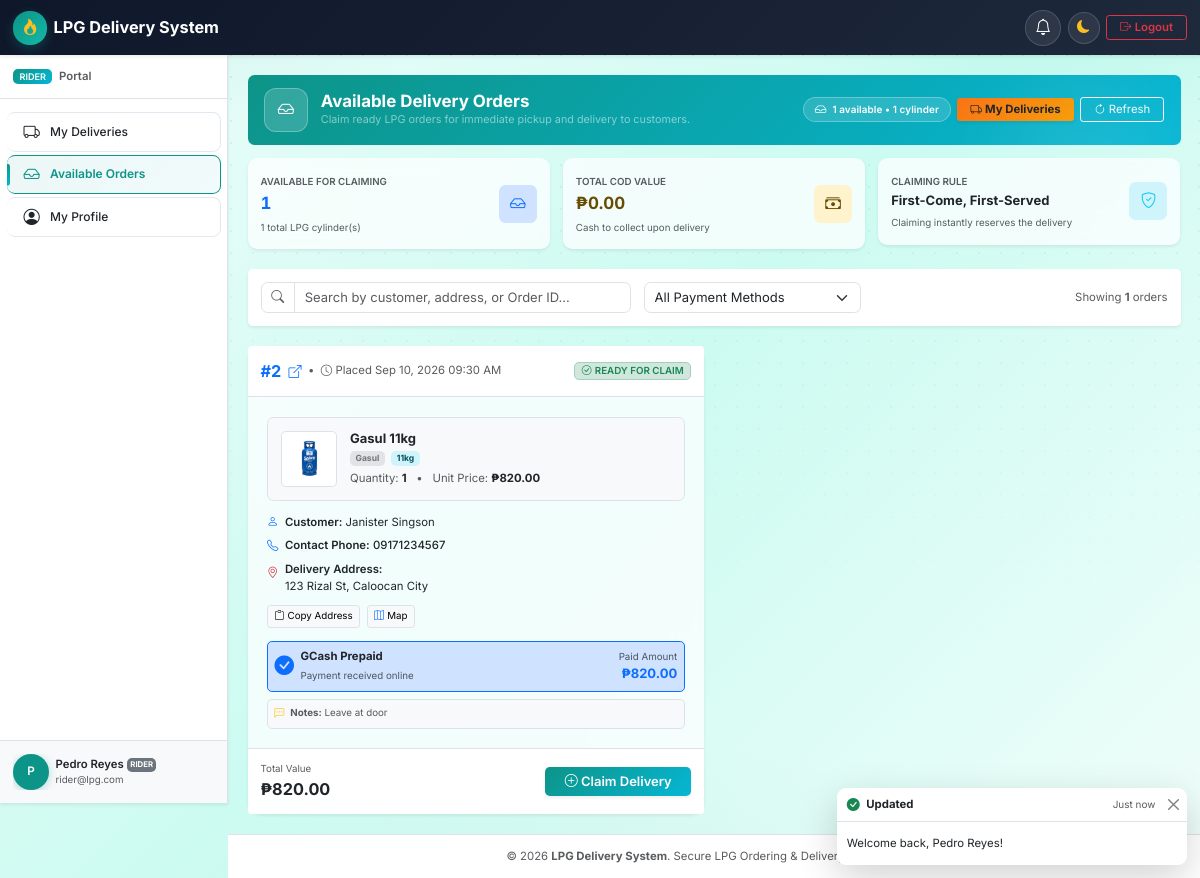
Screenshot of /pages/rider/available.php (signed in) with the database file from the repository.
### tables this page shows
CREATE TABLE `orders` (
  `id` int(11) NOT NULL AUTO_INCREMENT,
  `customer_id` int(11) NOT NULL,
  `product_id` int(11) NOT NULL,
  `rider_id` int(11) DEFAULT NULL,
  `quantity` int(10) unsigned NOT NULL,
  `unit_price` decimal(10,2) NOT NULL,
  `total_amount` decimal(10,2) NOT NULL,
  `payment_method` enum('cod','gcash') NOT NULL DEFAULT 'cod',
  `payment_reference` varchar(64) DEFAULT NULL,
  `payment_id` varchar(64) DEFAULT NULL,
  `payment_status` enum('unpaid','paid','failed') NOT NULL DEFAULT 'unpaid',
  `refund_status` enum('none','requested','refunded','failed','rejected') NOT NULL DEFAULT 'none',
  `refund_reference` varchar(64) DEFAULT NULL,
  `refund_reason` varchar(255) DEFAULT NULL,
  `refund_requested_at` datetime DEFAULT NULL,
  `refund_processed_at` datetime DEFAULT NULL,
  `cancel_reason` varchar(255) DEFAULT NULL,
  `paid_at` datetime DEFAULT NULL,
  `status` enum('pending_payment','pending','approved','ready_for_delivery','picked_up','out_for_delivery','delivered','cancelled') NOT NULL DEFAULT 'pending',
  `delivery_address` text NOT NULL,
  `delivery_latitude` decimal(10,7) DEFAULT NULL,
  `delivery_longitude` decimal(10,7) DEFAULT NULL,
  `contact_phone` varchar(20) NOT NULL,
  `notes` text DEFAULT NULL,
  `created_at` timestamp NOT NULL DEFAULT current_timestamp(),
  `updated_at` timestamp NOT NULL DEFAULT current_timestamp() ON UPDATE current_timestamp(),
  `delivered_at` timestamp NULL DEFAULT NULL,
  PRIMARY KEY (`id`),
  KEY `fk_orders_product` (`product_id`),
  KEY `idx_customer` (`customer_id`),
  KEY `idx_rider` (`rider_id`),
  KEY `idx_status` (`status`),
  KEY `idx_created` (`created_at`),
  KEY `idx_payment_reference` (`payment_reference`),
  KEY `idx_payment_id` (`payment_id`),
  KEY `idx_refund_status` (`refund_status`),
  CONSTRAINT `fk_orders_customer` FOREIGN KEY (`customer_id`) REFERENCES `users` (`id`) ON DELETE CASCADE,
  CONSTRAINT `fk_orders_product` FOREIGN KEY (`product_id`) REFERENCES `products` (`id`),
  CONSTRAINT `fk_orders_rider` FOREIGN KEY (`rider_id`) REFERENCES `users` (`id`) ON DELETE SET NULL
);

CREATE TABLE `products` (
  `id` int(11) NOT NULL AUTO_INCREMENT,
  `name` varchar(255) NOT NULL,
  `brand` varchar(255) NOT NULL,
  `weight` varchar(50) NOT NULL,
  `price` decimal(10,2) NOT NULL,
  `stock` int(10) unsigned NOT NULL DEFAULT 0,
  `image_url` varchar(500) DEFAULT NULL,
  `status` enum('active','inactive') NOT NULL DEFAULT 'active',
  `created_at` timestamp NOT NULL DEFAULT current_timestamp(),
  `updated_at` timestamp NOT NULL DEFAULT current_timestamp() ON UPDATE current_timestamp(),
  PRIMARY KEY (`id`),
  KEY `idx_brand` (`brand`),
  KEY `idx_status` (`status`)
);

CREATE TABLE `users` (
  `id` int(11) NOT NULL AUTO_INCREMENT,
  `full_name` varchar(255) NOT NULL,
  `email` varchar(255) NOT NULL,
  `password` varchar(255) NOT NULL,
  `role` enum('customer','admin','rider') NOT NULL DEFAULT 'customer',
  `phone` varchar(20) NOT NULL,
  `address` text NOT NULL,
  `valid_id_path` varchar(500) DEFAULT NULL,
  `status` enum('active','inactive','suspended') NOT NULL DEFAULT 'active',
  `created_at` timestamp NOT NULL DEFAULT current_timestamp(),
  `updated_at` timestamp NOT NULL DEFAULT current_timestamp() ON UPDATE current_timestamp(),
  PRIMARY KEY (`id`),
  UNIQUE KEY `email` (`email`),
  KEY `idx_role` (`role`),
  KEY `idx_status` (`status`)
);

### pages/rider/available.php (the view, shortened to what the rows shown need)
<?php
require_once __DIR__ . '/../../includes/helpers.php';
require_once __DIR__ . '/../../classes/Order.php';
$db = Database::connect();
$orderModel = new Order($db);
$availableOrders = $orderModel->getAvailableForRider();
require_once __DIR__ . '/../../templates/header.php';
?>
<div class="container-fluid px-0" id="riderAvailableContainer">
    <?php if (empty($availableOrders)): ?>
        <div class="card border-0 shadow-sm p-5 text-center my-4">
            <div class="mb-3 text-muted">
                <i class="bi bi-check2-circle fs-1 text-success opacity-75"></i>
            </div>
            <h5 class="fw-bold">All caught up!</h5>
            <p class="text-muted small mb-3">There are no orders currently waiting for rider pickup. Check back shortly for incoming orders.</p>
            <div>
                <a href="<?= url('pages/rider/deliveries.php') ?>" class="btn btn-primary px-4">
                    <i class="bi bi-truck me-1"></i>View My Active Deliveries
                </a>
            </div>
        </div>
    <?php else: ?>
        <div class="row g-4" id="availableOrdersList">
            <?php foreach ($availableOrders as $order): ?>
                <?php
                $orderId = (int)$order['id'];
                $customerName = (string)($order['customer_name'] ?? 'Customer');
                $contactPhone = (string)($order['contact_phone'] ?? $order['customer_phone'] ?? '');
                $deliveryAddress = (string)($order['delivery_address'] ?? '');
                $productName = (string)($order['product_name'] ?? 'LPG Cylinder');
                $brand = (string)($order['product_brand'] ?? $order['brand'] ?? '');
                $weight = (string)($order['product_weight'] ?? $order['weight'] ?? '');
                $quantity = (int)($order['quantity'] ?? 1);
                $unitPrice = (float)($order['unit_price'] ?? 0);
                $totalAmount = (float)($order['total_amount'] ?? 0);
                $paymentMethod = strtoupper((string)($order['payment_method'] ?? 'COD'));
                $notes = (string)($order['notes'] ?? '');
                $createdAt = (string)($order['created_at'] ?? '');
                $productImage = (string)($order['product_image'] ?? $order['image_url'] ?? '');
                ?>
                <div class="col-lg-6 available-order-item"
                     data-order-id="<?= $orderId ?>"
                     data-customer="<?= e(strtolower($customerName)) ?>"
                     data-address="<?= e(strtolower($deliveryAddress)) ?>"
                     data-phone="<?= e($contactPhone) ?>"
                     data-payment="<?= e($paymentMethod) ?>"
                     data-aos="fade-up"
                     data-aos-delay="<?= ($orderId % 2) * 100 ?>">
                    <div class="card app-order-card app-clickable-card shadow-sm border-0 h-100 d-flex flex-column" data-href="<?= url('pages/rider/order-detail.php?id=' . $orderId) ?>">
                        <div class="card-header bg-white d-flex flex-wrap justify-content-between align-items-center py-3 border-bottom gap-2">
                            <div class="d-flex align-items-center gap-2">
                                <a href="<?= url('pages/rider/order-detail.php?id=' . $orderId) ?>" class="fw-bold fs-5 text-primary text-decoration-none">
                                    #<?= $orderId ?> <i class="bi bi-box-arrow-up-right fs-6 ms-1"></i>
                                </a>
                                <span class="text-muted small">&bull;</span>
                                <small class="text-muted"><i class="bi bi-clock me-1"></i>Placed <?= e(format_date($createdAt)) ?></small>
                            </div>
                            <span class="badge bg-success-subtle text-success border border-success-subtle px-2 py-1 extra-small text-uppercase fw-semibold">
                                <i class="bi bi-check-circle me-1"></i>Ready for Claim
                            </span>
                        </div>
                        <div class="card-body p-3 p-md-4 flex-grow-1">
                            <div class="d-flex align-items-start gap-3 mb-3 p-3 bg-light rounded-3 border">
                                <div class="app-product-icon p-2 bg-white rounded border text-center flex-shrink-0 overflow-hidden" style="width: 56px; height: 56px;">
                                    <?php if (!empty($productImage) && is_file(dirname(__DIR__, 2) . '/' . ltrim($productImage, '/'))): ?>
                                        <img src="<?= e(asset($productImage)) ?>" alt="<?= e($productName) ?>" class="rounded" style="width: 100%; height: 100%; object-fit: cover;">
                                    <?php else: ?>
                                        <i class="bi bi-fire fs-3 text-warning"></i>
                                    <?php endif; ?>
                                </div>
                                <div class="flex-grow-1">
                                    <h6 class="mb-1 fw-bold text-dark"><?= e($productName) ?></h6>
                                    <p class="text-muted small mb-1">
                                        <?php if ($brand): ?><span class="badge bg-secondary-subtle text-secondary me-1"><?= e($brand) ?></span><?php endif; ?>
                                        <?php if ($weight): ?><span class="badge bg-info-subtle text-info-emphasis me-1"><?= e($weight) ?></span><?php endif; ?>
                                    </p>
                                    <div class="small text-muted">
                                        <span>Quantity: <strong class="text-dark"><?= $quantity ?></strong></span>
                                        <span class="mx-2">&bull;</span>
                                        <span>Unit Price: <strong class="text-dark"><?= e(format_currency($unitPrice)) ?></strong></span>
                                    </div>
                                </div>
                            </div>
                            <div class="small mb-3">
                                <div class="mb-2">
                                    <span class="fw-semibold text-dark"><i class="bi bi-person text-primary me-2"></i>Customer:</span>
                                    <span class="text-dark"><?= e($customerName) ?></span>
                                </div>
                                <div class="mb-2">
                                    <span class="fw-semibold text-dark"><i class="bi bi-telephone text-primary me-2"></i>Contact Phone:</span>
                                    <?php if ($contactPhone): ?>
                                        <a href="tel:<?= e($contactPhone) ?>" class="text-decoration-none fw-medium text-dark">
                                            <?= e($contactPhone) ?>
                                        </a>
                                    <?php else: ?>
                                        <span class="text-muted">None</span>
                                    <?php endif; ?>
                                </div>
                                <div class="mb-2">
                                    <div class="d-flex align-items-start gap-2">
                                        <i class="bi bi-geo-alt text-danger mt-1 flex-shrink-0"></i>
                                        <div>
                                            <span class="fw-semibold text-dark">Delivery Address:</span>
                                            <span class="text-dark d-block"><?= e($deliveryAddress ?: 'No address specified') ?></span>
                                        </div>
                                    </div>
                                </div>
                                <div class="d-flex gap-2 pt-1">
                                    <button type="button"
                                            class="btn btn-light btn-sm border px-2 extra-small btn-copy-address"
                                            data-address="<?= e($deliveryAddress) ?>">
                                        <i class="bi bi-clipboard me-1"></i>Copy Address
                                    </button>
                                    <a href="https://maps.google.com/?q=<?= urlencode($deliveryAddress) ?>"
                                       target="_blank"
                                       rel="noopener noreferrer"
                                       class="btn btn-light btn-sm border px-2 extra-small text-decoration-none">
                                        <i class="bi bi-map me-1 text-primary"></i>Map
                                    </a>
                                </div>
                            </div>
                            <div class="p-2 rounded mb-2 <?= $paymentMethod === 'COD' ? 'bg-warning-subtle border border-warning' : 'bg-primary-subtle border border-primary' ?>">
                                <div class="d-flex align-items-center justify-content-between">
                                    <div class="d-flex align-items-center gap-2">
                                        <i class="bi <?= $paymentMethod === 'COD' ? 'bi-cash-coin fs-4 text-warning-emphasis' : 'bi-check-circle-fill fs-4 text-primary' ?>"></i>
                                        <div>
                                            <strong class="d-block text-dark small">
                                                <?= $paymentMethod === 'COD' ? 'Cash on Delivery (COD)' : 'GCash Prepaid' ?>
                                            </strong>
                                            <span class="extra-small text-muted">
                                                <?= $paymentMethod === 'COD' ? 'Collect payment from customer' : 'Payment received online' ?>
                                            </span>
                                        </div>
                                    </div>
                                    <div class="text-end">
                                        <span class="extra-small text-muted d-block"><?= $paymentMethod === 'COD' ? 'Collect Amount' : 'Paid Amount' ?></span>
                                        <span class="fw-bold fs-6 <?= $paymentMethod === 'COD' ? 'text-danger' : 'text-primary' ?>">
                                            <?= e(format_currency($totalAmount)) ?>
                                        </span>
                                    </div>
                                </div>
                            </div>
                            <?php if ($notes): ?>
                                <div class="mt-2 p-2 bg-light rounded border text-muted extra-small">
                                    <i class="bi bi-chat-left-dots text-warning me-1"></i>
                                    <strong>Notes:</strong> <?= e($notes) ?>
                                </div>
                            <?php endif; ?>
                        </div>
                        <div class="card-footer bg-white d-flex flex-wrap justify-content-between align-items-center py-3 border-top gap-2 mt-auto">
                            <div>
                                <span class="text-muted extra-small d-block">Total Value</span>
                                <span class="fs-5 fw-bold text-dark"><?= e(format_currency($totalAmount)) ?></span>
                            </div>
                            <form action="<?= url('pages/rider/available.php') ?>" method="POST" class="m-0 form-claim-delivery">
                                <button type="submit" class="btn btn-primary px-4 fw-semibold shadow-sm btn-claim-order">
                                    <i class="bi bi-plus-circle me-1"></i>Claim Delivery
                                </button>
                            </form>
                        </div>
                    </div>
                </div>
            <?php endforeach; ?>
        </div>
    <?php endif; ?>
</div>
<?php
require_once __DIR__ . '/../../templates/footer.php';
?>

### rows the page displays
orders: id "2", created_at "Sep 10, 2026 09:30 AM", product.image_url (picture), product.name "Gasul 11kg", product.brand "Gasul", product.weight "11kg", quantity "1", unit_price "₱820.00", customer.full_name "Janister Singson", contact_phone "09171234567", delivery_address "123 Rizal St, Caloocan City", payment_method "GCash Prepaid", total_amount "₱820.00", notes "Leave at door"

### other values shown
$appName "LPG Delivery System"
$role "RIDER"
$item['label'] "My Deliveries"
$item['label'] "Available Orders"
$item['label'] "My Profile"
$initial "P"
$userName "Pedro Reyes"
$userEmail "rider@lpg.com"
$countAvailable "1"
$totalItemsCount "1"
format_currency($totalCodValue) "₱0.00"
